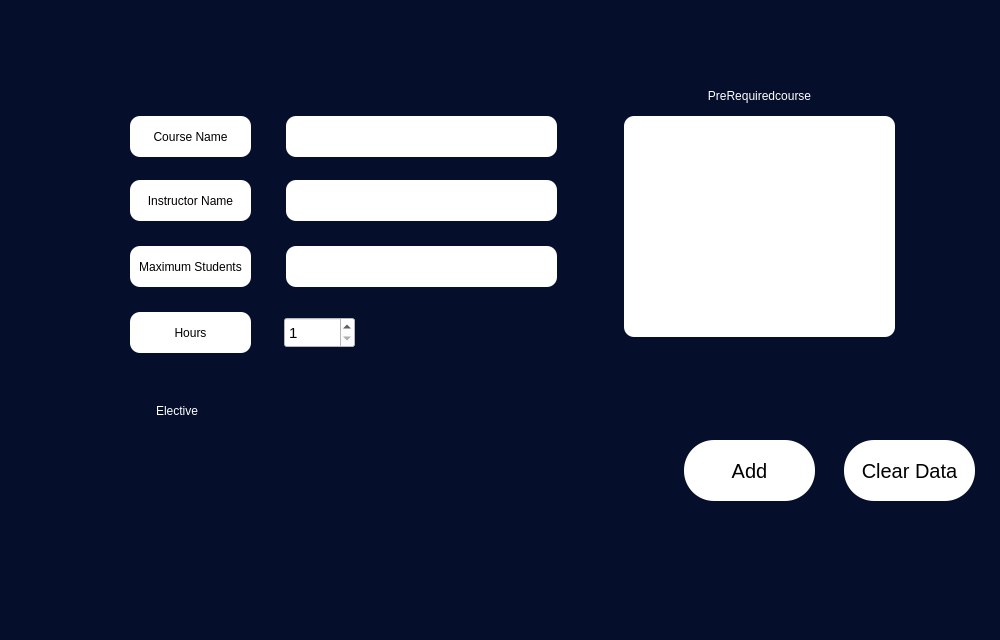
<?xml version="1.0" encoding="UTF-8"?>
<ui version="4.0">
 <class>newCourse</class>
 <widget class="QDialog" name="newCourse">
  <property name="geometry">
   <rect>
    <x>0</x>
    <y>0</y>
    <width>1000</width>
    <height>640</height>
   </rect>
  </property>
  <property name="minimumSize">
   <size>
    <width>980</width>
    <height>560</height>
   </size>
  </property>
  <property name="maximumSize">
   <size>
    <width>1111</width>
    <height>1111</height>
   </size>
  </property>
  <property name="windowTitle">
   <string>Dialog</string>
  </property>
  <property name="styleSheet">
   <string notr="true">background-color: rgb(5, 14, 43)</string>
  </property>
  <widget class="QCheckBox" name="checkBox">
   <property name="geometry">
    <rect>
     <x>136</x>
     <y>390</y>
     <width>121</width>
     <height>41</height>
    </rect>
   </property>
   <property name="styleSheet">
    <string notr="true">border-radius:10px;
color:white;
font: 16pt &quot;Arial&quot;;
    background-color: transparent;</string>
   </property>
   <property name="text">
    <string>Elective</string>
   </property>
  </widget>
  <widget class="QLabel" name="check_add">
   <property name="geometry">
    <rect>
     <x>124</x>
     <y>450</y>
     <width>531</width>
     <height>41</height>
    </rect>
   </property>
   <property name="styleSheet">
    <string notr="true"/>
   </property>
   <property name="text">
    <string/>
   </property>
  </widget>
  <widget class="QListWidget" name="listWidget">
   <property name="geometry">
    <rect>
     <x>624</x>
     <y>116</y>
     <width>271</width>
     <height>221</height>
    </rect>
   </property>
   <property name="styleSheet">
    <string notr="true">background: white ;
border-radius:10px;
font: 600 12pt &quot;Yu Gothic UI Semibold&quot;;
color : black ; </string>
   </property>
  </widget>
  <widget class="QLineEdit" name="lineEdit_4">
   <property name="geometry">
    <rect>
     <x>286</x>
     <y>246</y>
     <width>271</width>
     <height>41</height>
    </rect>
   </property>
   <property name="styleSheet">
    <string notr="true">background:white;
color:black;
    border-radius: 10px;
</string>
   </property>
  </widget>
  <widget class="QPushButton" name="clear">
   <property name="geometry">
    <rect>
     <x>844</x>
     <y>440</y>
     <width>131</width>
     <height>61</height>
    </rect>
   </property>
   <property name="cursor">
    <cursorShape>PointingHandCursor</cursorShape>
   </property>
   <property name="styleSheet">
    <string notr="true">    border-radius: 30px;
background:white;
color:black;
font : 800;
font-size:20px;
</string>
   </property>
   <property name="text">
    <string>Clear Data</string>
   </property>
  </widget>
  <widget class="QLabel" name="label">
   <property name="geometry">
    <rect>
     <x>664</x>
     <y>80</y>
     <width>191</width>
     <height>31</height>
    </rect>
   </property>
   <property name="styleSheet">
    <string notr="true">color:white;
font: 12pt &quot;Arial&quot;;
    background-color: transparent;</string>
   </property>
   <property name="text">
    <string>PreRequiredcourse</string>
   </property>
   <property name="alignment">
    <set>Qt::AlignCenter</set>
   </property>
  </widget>
  <widget class="QPushButton" name="Add">
   <property name="geometry">
    <rect>
     <x>684</x>
     <y>440</y>
     <width>131</width>
     <height>61</height>
    </rect>
   </property>
   <property name="cursor">
    <cursorShape>PointingHandCursor</cursorShape>
   </property>
   <property name="styleSheet">
    <string notr="true">    border-radius: 30px;
background:white;
color:black;
font : 800;
font-size:20px;
</string>
   </property>
   <property name="text">
    <string>Add</string>
   </property>
  </widget>
  <widget class="QLabel" name="hours">
   <property name="geometry">
    <rect>
     <x>130</x>
     <y>312</y>
     <width>121</width>
     <height>41</height>
    </rect>
   </property>
   <property name="styleSheet">
    <string notr="true">    border-radius: 10px;
background:white;
color:black;</string>
   </property>
   <property name="text">
    <string>Hours</string>
   </property>
   <property name="alignment">
    <set>Qt::AlignCenter</set>
   </property>
  </widget>
  <widget class="QSpinBox" name="spinBox">
   <property name="geometry">
    <rect>
     <x>284</x>
     <y>317</y>
     <width>71</width>
     <height>31</height>
    </rect>
   </property>
   <property name="styleSheet">
    <string notr="true">background : white;
color:black;
font-size:15px;</string>
   </property>
   <property name="minimum">
    <number>1</number>
   </property>
   <property name="maximum">
    <number>10</number>
   </property>
  </widget>
  <widget class="QLineEdit" name="lineEdit_1">
   <property name="geometry">
    <rect>
     <x>286</x>
     <y>116</y>
     <width>271</width>
     <height>41</height>
    </rect>
   </property>
   <property name="styleSheet">
    <string notr="true">background:white;
color:black;
    border-radius: 10px;
</string>
   </property>
  </widget>
  <widget class="QLabel" name="couseName">
   <property name="geometry">
    <rect>
     <x>130</x>
     <y>116</y>
     <width>121</width>
     <height>41</height>
    </rect>
   </property>
   <property name="styleSheet">
    <string notr="true">    border-radius: 10px;
background:white;
color:black;</string>
   </property>
   <property name="text">
    <string>Course Name</string>
   </property>
   <property name="alignment">
    <set>Qt::AlignCenter</set>
   </property>
  </widget>
  <widget class="QLineEdit" name="lineEdit_2">
   <property name="geometry">
    <rect>
     <x>286</x>
     <y>180</y>
     <width>271</width>
     <height>41</height>
    </rect>
   </property>
   <property name="styleSheet">
    <string notr="true">    border-radius: 10px;
background:white;
color:black;</string>
   </property>
  </widget>
  <widget class="QLabel" name="maxstd">
   <property name="geometry">
    <rect>
     <x>130</x>
     <y>246</y>
     <width>121</width>
     <height>41</height>
    </rect>
   </property>
   <property name="styleSheet">
    <string notr="true">    border-radius: 10px;
background:white;
color:black;</string>
   </property>
   <property name="text">
    <string>Maximum Students</string>
   </property>
   <property name="alignment">
    <set>Qt::AlignCenter</set>
   </property>
  </widget>
  <widget class="QLabel" name="insName">
   <property name="geometry">
    <rect>
     <x>130</x>
     <y>180</y>
     <width>121</width>
     <height>41</height>
    </rect>
   </property>
   <property name="styleSheet">
    <string notr="true">    border-radius: 10px;
background:white;
color:black;</string>
   </property>
   <property name="text">
    <string>Instructor Name</string>
   </property>
   <property name="alignment">
    <set>Qt::AlignCenter</set>
   </property>
  </widget>
 </widget>
 <resources/>
 <connections/>
</ui>
